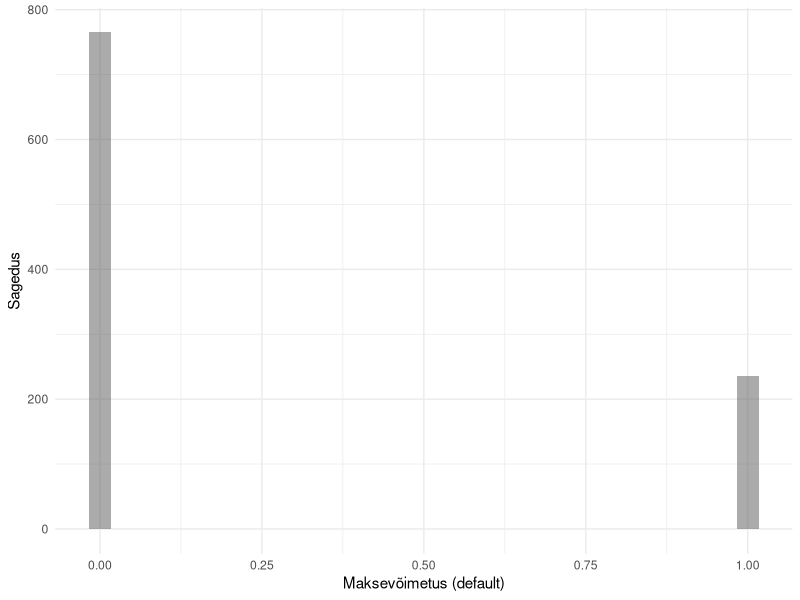
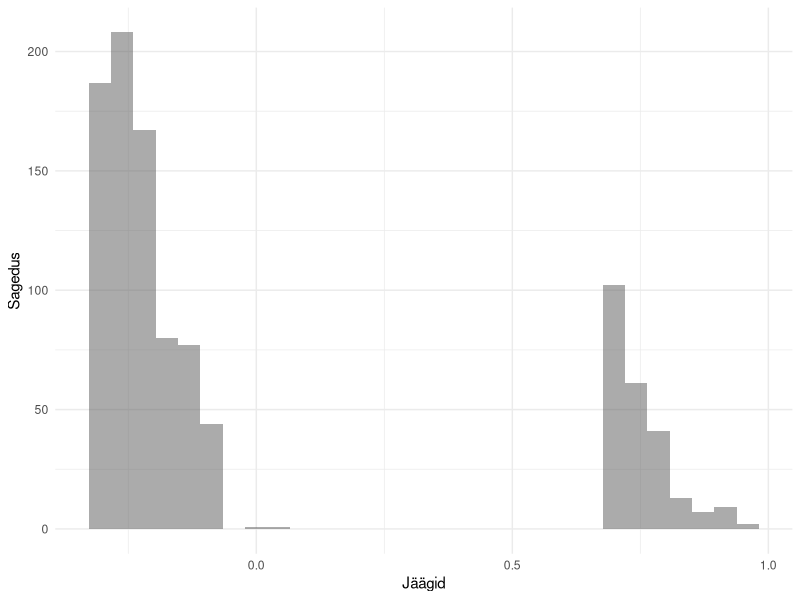
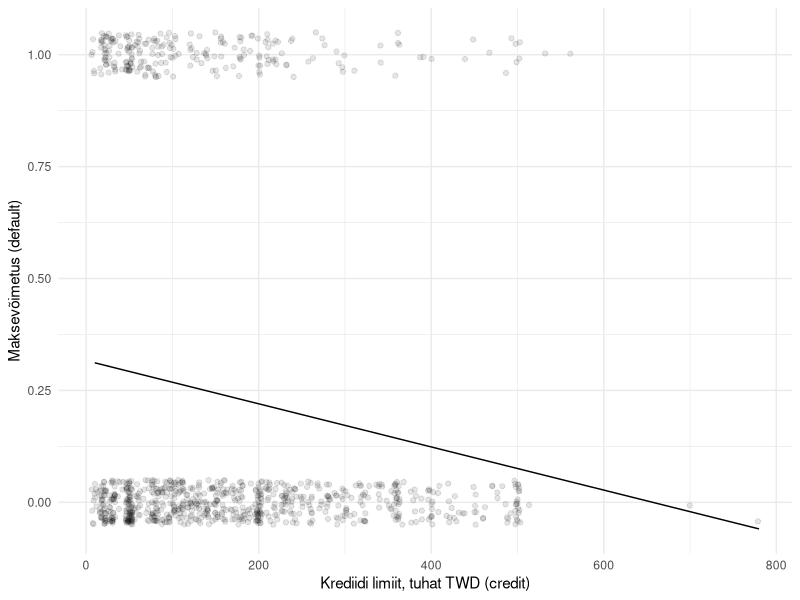
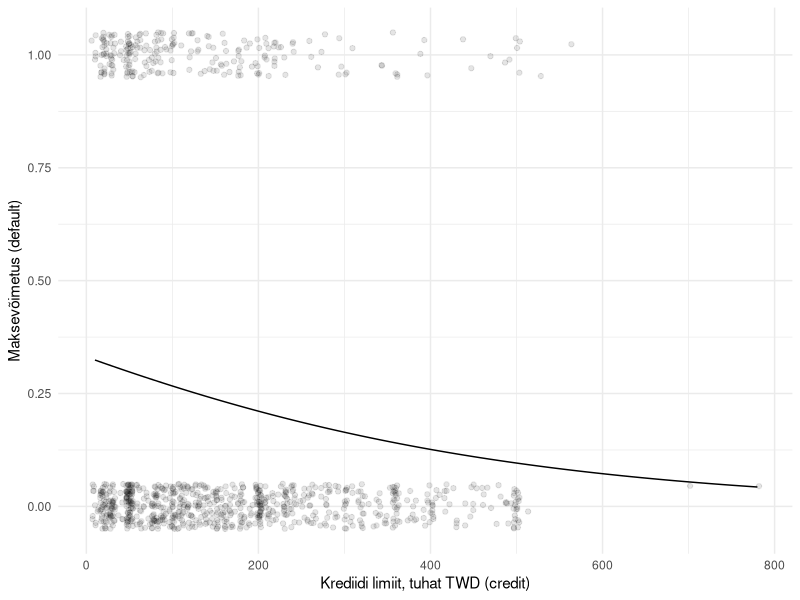
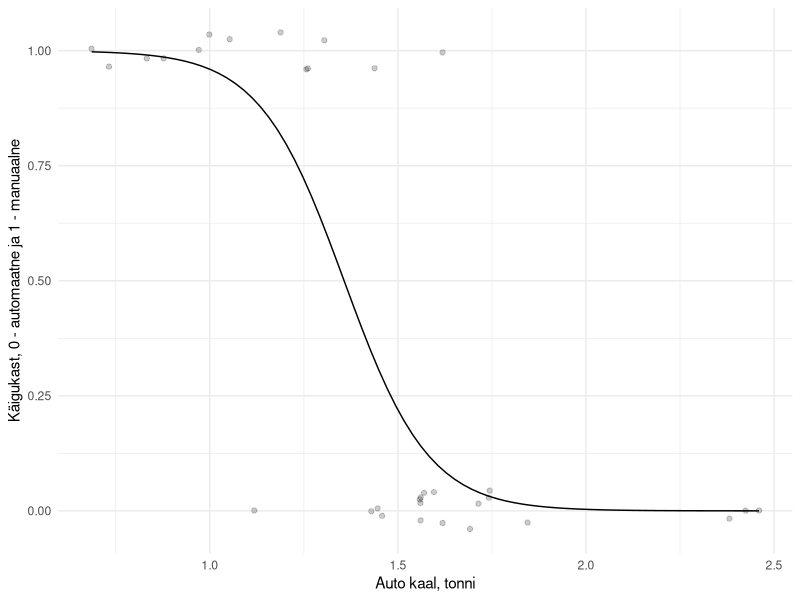
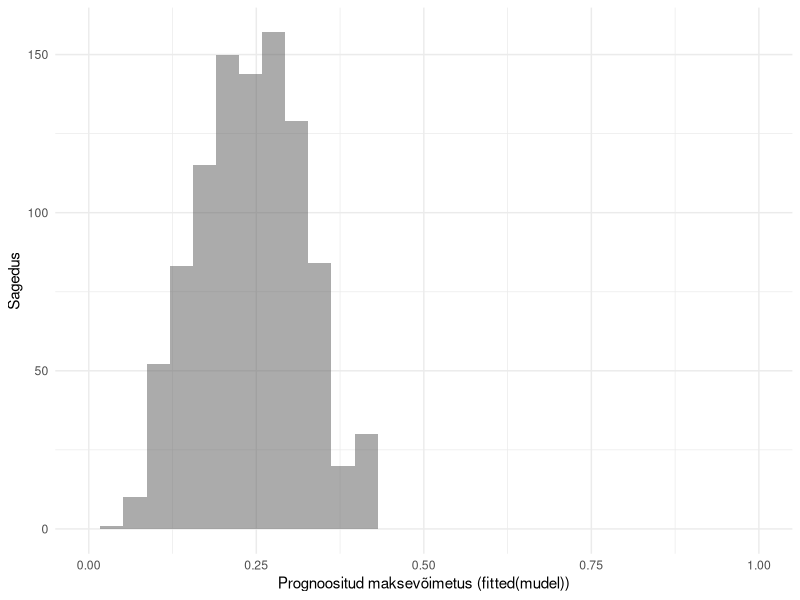

Here is the R script that generated these plots, in order:
## ---- chunk 1
library('magrittr')
laenud <- read.csv('andmed/creditdefault.csv')
str(laenud)
## ---- chunk 2
#| echo: false
#| fig-cap: Binaarse tunnuse jaotus histogrammil
library('ggplot2')
ggplot(laenud) + aes(x = default) + 
  labs(x = "Maksevõimetus (default)", y = "Sagedus") + 
  geom_histogram(bins = 30, alpha = .5) + 
  theme_minimal()
## ---- chunk 3
options(scipen = 9)
mudel <- lm(default ~ credit, laenud)
mudel
## ---- chunk 4
#| echo: false
#| fig-cap: Vähimruutude meetodi regressioonijäägid binaartunnuse seletamisel
ggplot() + aes(x = residuals(mudel)) + 
  labs(x = "Jäägid", y = "Sagedus") + 
  geom_histogram(bins = 30, alpha = .5) + 
  theme_minimal()
## ---- chunk 5
#| echo: false
#| fig-cap: Vähimruutude meetodil leitud regressioonimudel binaartunnuse korral
library('magrittr')
joonis <- ggplot(laenud) + aes(x = credit/1e3, y = default) + 
  labs(x = "Krediidi limiit, tuhat TWD (credit)", y = "Maksevõimetus (default)") + 
  geom_jitter(height = .05, alpha = .1) + 
  theme_minimal()
joonis + 
  geom_smooth(method = 'lm', formula = y ~ x, se = F, color = 'black', lwd = .5)
## ---- chunk 6
mudel <- glm(default ~ credit, data = laenud, family = binomial(link = 'logit'))
mudel
## ---- chunk 7
#| echo: false
#| fig-cap: Logistiline mudel
library('magrittr')
joonis + 
  geom_smooth(method = 'glm', formula = y ~ x, se = F, color = 'black', lwd = .5, 
              method.args = list(family = binomial(link = 'logit')))
## ---- chunk 8
#| echo: false
#| label: fig-autod
#| fig-cap: Logistiline mudel
ggplot(mtcars) + aes(x = wt/2.205, y = am) + 
  labs(x = "Auto kaal, tonni", y = "Käigukast, 0 - automaatne ja 1 - manuaalne") + 
  geom_jitter(height = .05, alpha = .2) + 
  geom_smooth(method = 'glm', formula = y ~ x, se = F, color = 'black', lwd = .5, 
              method.args = list(family = binomial(link = 'logit'))) +
  theme_minimal()
## ---- chunk 9
mudel <- glm(default ~ credit + age + gender + education + maritalstatus, data = laenud, family = binomial(link = 'logit'))
mudel$coefficients # Kordajad
## ---- chunk 10
exp(mudel$coefficients) # Kordajate eksponendid
## ---- chunk 11
laenud[, c('gender', 'education', 'maritalstatus')] %>% sapply(unique)
## ---- chunk 12
mudel <- glm(default ~ age + gender + education, data = laenud, family = binomial(link = 'logit'))
tõenäosus <- predict(mudel, list(age = 23, gender = 'Female', education = 'University'), type = 'response')
tõenäosus
## ---- chunk 13
#| echo: false
#| fig-cap: Prognooside sagedused
mudel <- glm(default ~ ., data = laenud, family = binomial(link = 'logit'))
library('ggplot2')
ggplot() + aes(x = mudel$fitted.values) + 
  scale_x_continuous(limits = 0:1) + 
  labs(x = "Prognoositud maksevõimetus (fitted(mudel))", y = "Sagedus") + 
  geom_histogram(bins = 30, alpha = .5) + 
  theme_minimal()
## ---- chunk 14
table(fitted(mudel) > 0.4, mudel$model$default, 
      dnn = c('Prognoos', 'Tegelik'))
## ---- chunk 15
table(fitted(mudel) > 0.4, mudel$y, 
      dnn = c('Prognoos', 'Tegelik')) %>% 
  prop.table %>% round(2)
## ---- chunk 16
#| echo: false
õige <- table(fitted(mudel) > 0.4, mudel$model$default) %>% 
  prop.table %>% round(2) %>% diag %>% sum
